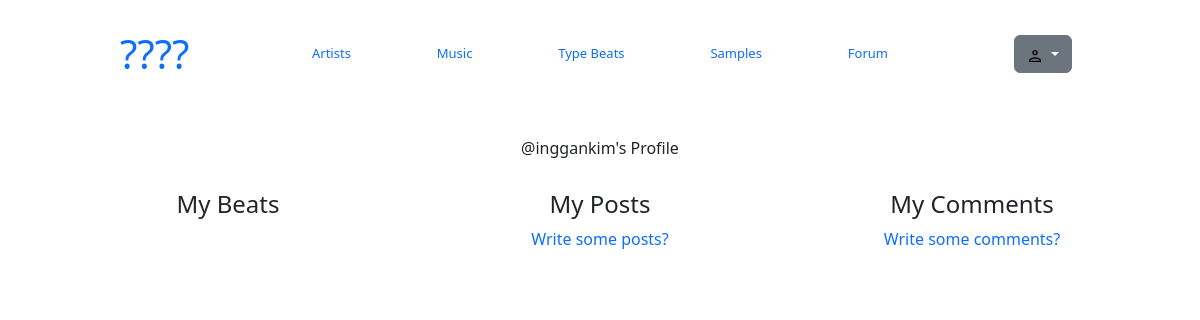
Before: /ercf/view_user/7/ with the older database file.
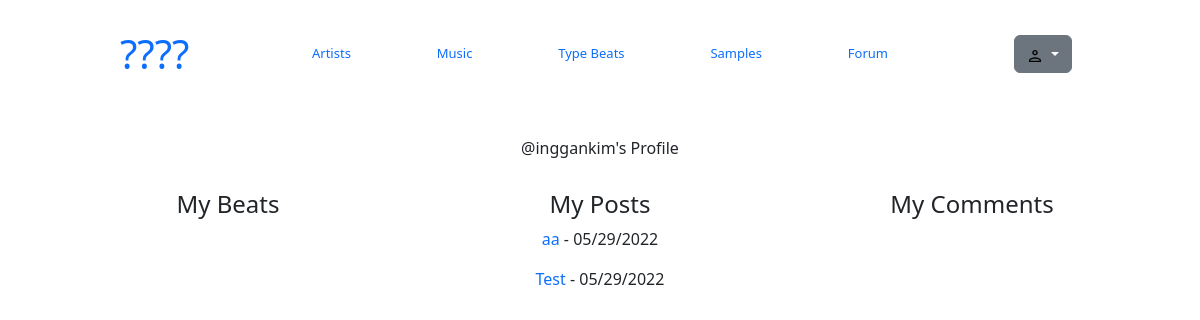
After: the same page with the newer database file.
### ercf/models.py (models this page shows, shortened)
class Post(models.Model):
    title = models.CharField(max_length=100)
    topic = models.ForeignKey(Topic, on_delete=models.SET_NULL, null=True)
    author = models.ForeignKey(User, on_delete=models.CASCADE)
    content = models.TextField(max_length=10000)
    date_posted = models.DateTimeField(auto_now_add=True)
    date_updated = models.DateTimeField(auto_now=True)
    author_identity = models.TextField()

### ercf/views.py (the view)
# urls.py: path('view_user/<str:pk>/', views.viewUser, name='view_user'),
def viewUser(request,pk):
    user = User.objects.get(id=pk)
    posts = user.post_set.all().order_by("-id")
    reviews = user.review_set.all().order_by("-id")
    context = {'user': user, 'posts': posts, 'reviews': reviews, 'posts_count': posts.count(), 'comments_count': reviews.count()}
    return render(request, 'ercf/view_user.html', context)

### ercf/templates/ercf/view_user.html (shortened to what this page needs)
{% extends "ercf/layout.html" %}
{% load static %}
{% block body %}
<div class="container">
    @{{user.username}}'s Profile
    <div class="profile-content">
        <div>
            <h4>My Beats</h4>
        </div>
        <div>
            <h4>My Posts</h4>
            {% if posts_count == 0 %}
                <a href="{% url 'ercf:posts' %}">Write some posts?</a>
            {% else %}
                {% for post in posts %}
                <p><a href="{% url "ercf:post" post.id %}">{{ post.title }}</a> - {{ post.date_posted|date:'m/d/20y'}}</p>
                {% endfor %}
            {% endif %}
        </div>
        <div>
            <h4>My Comments</h4>
            {% if posts_count == 0 %}
                <a href="{% url 'ercf:posts' %}">Write some comments?</a>
            {% else %}
                {% for comment in reviews %}
                <p>"{{ comment.content }}" on <a href="{% url 'ercf:post' comment.post_id %}">{{ comment.post_title }}</a> {{ comment.date_posted|date:'m/d/20y'}}</p>
                {% endfor %}
            {% endif %}
        </div>
    </div>
</div>
{% endblock %}

Changed rows visible on the page:
added Post: title "aa", date_posted "05/29/2022"
added Post: title "Test", date_posted "05/29/2022"
Other visible differences:
text no longer shown: "Write some posts? Write some comments?"
